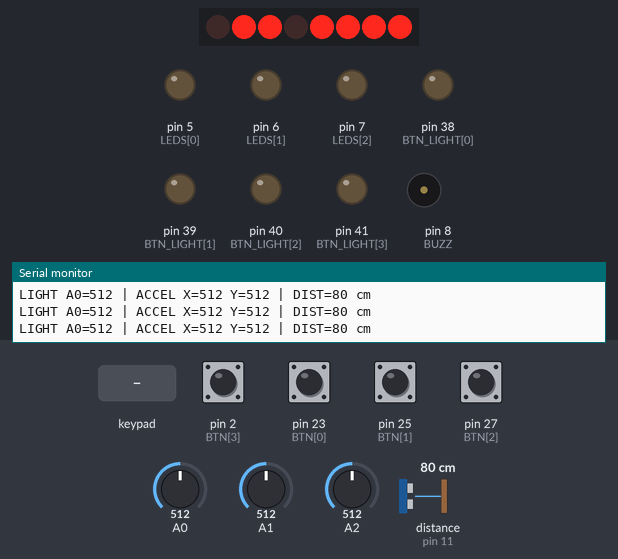
The sketch below on a simulated Arduino Mega 2560, built with avr-gcc and run on an emulated ATmega2560. On the bench: 8 port-expander outputs drawn as a row of LEDs (first output left, lit = HIGH), output pins drawn as LEDs (lit = HIGH), buzzer (waves = sounding, pin HIGH), the last lines printed to the serial monitor. Wiring (inferred from the names in the program): ultrasonic range finder: trigger pin 10; echo pin 11; 4×4 keypad with keys 1 2 3 A 4 5 6 B 7 8 9 C * 0 # D: rows pin 24, pin 32, pin 34, pin 36; columns pin 22, pin 26, pin 28, pin 30; PCF8574 port expander at I2C address 0x20. Wiring (inferred from the signals the program sends): row of LEDs: on Q0, Q1, Q2, Q3, Q4, Q5, Q6, Q7. The test bench sets the inputs (shaded band); at power-on: pin 2 (BTN[3]), pin 23 (BTN[0]), pin 25 (BTN[1]), pin 27 (BTN[2]) HIGH, A0 = 512, A1 = 512, A2 = 512, distance to the obstacle (sensor on pin 11) 80 cm. The echo pulse lasts 58.3 µs per cm; pins used as bus, display or sensor lines are not drawn.

Above: at 4.4 s.
4.5 s: pin 2 (BTN[3]) pulled LOW for 0.15 s
At 5.8 s:
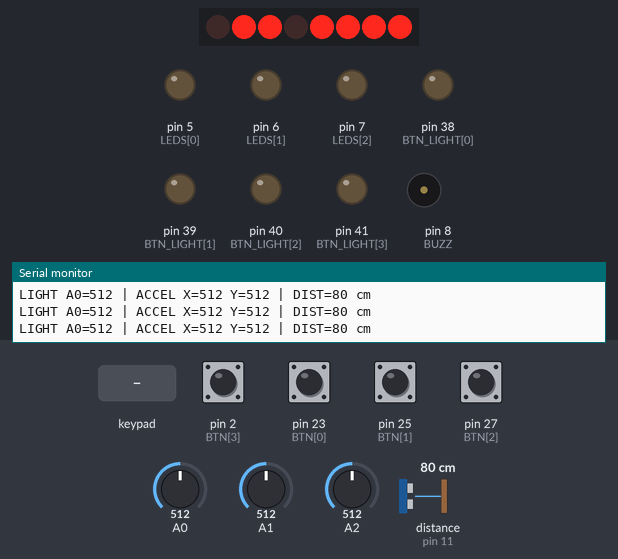
6.1 s: pin 23 (BTN[0]) pulled LOW for 0.15 s
At 7.1 s:
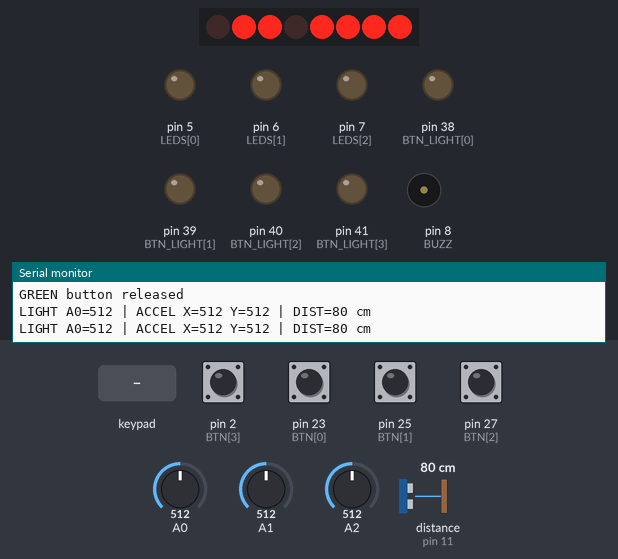
7.7 s: pin 25 (BTN[1]) pulled LOW for 0.15 s
At 8.4 s:
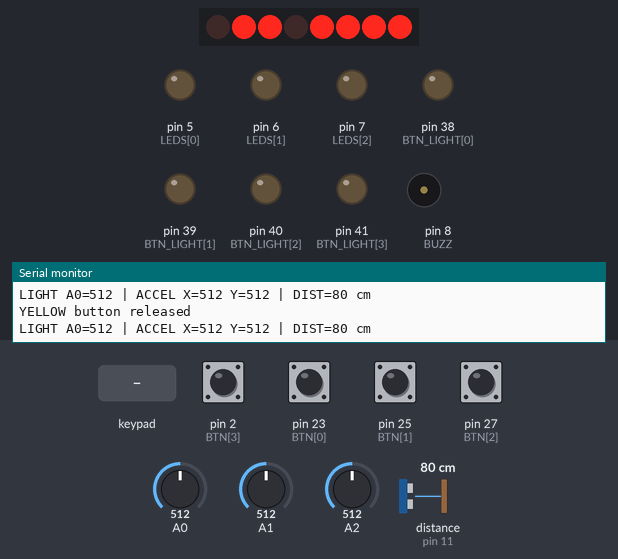
9.3 s: pin 27 (BTN[2]) pulled LOW for 0.15 s
At 10.6 s:
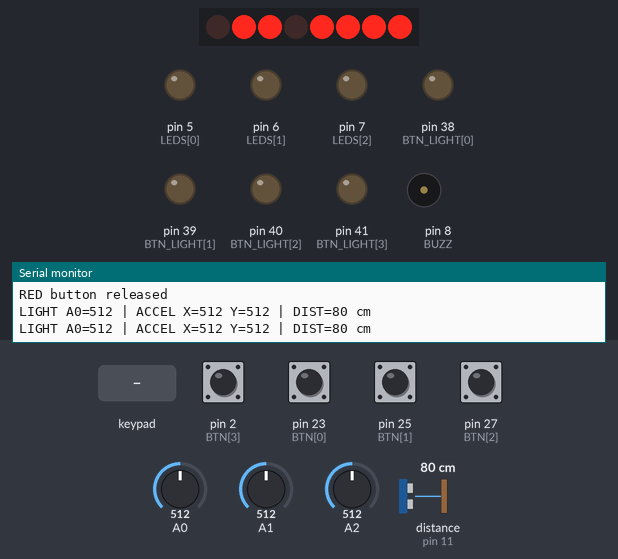
10.9 s: keypad keys 1 2 pressed 0.4 s apart
At 11.14 s:
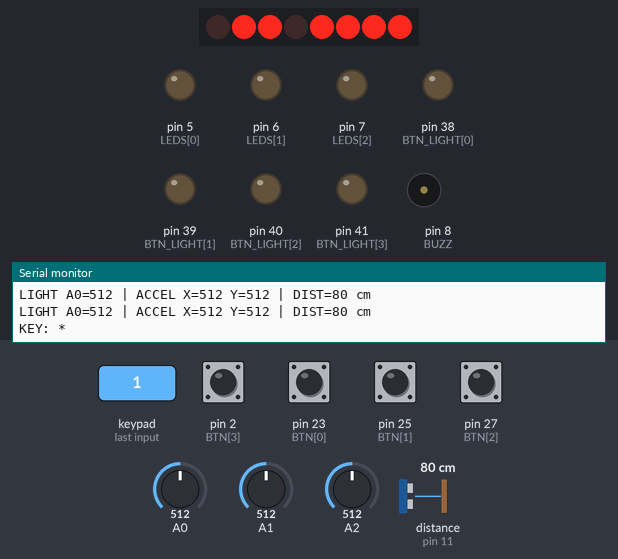
Timing chart, 0 to 13.9 s (numbered marks = the images above; inputs shaded):
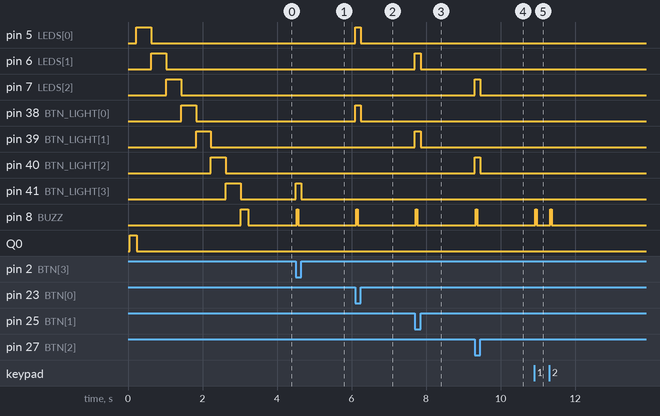

Measured:
- after the input at 4.5 s, pin 41 (BTN_LIGHT[3]): LOW → HIGH at once, → LOW 0.15 s later; pin 8 (BUZZ): LOW → HIGH at once, → LOW 0.04 s later
- after the input at 6.1 s, pin 5 (LEDS[0]), pin 38 (BTN_LIGHT[0]): LOW → HIGH at once, → LOW 0.15 s later; pin 8 (BUZZ): LOW → HIGH at once, → LOW 0.04 s later
- after the input at 7.7 s, pin 6 (LEDS[1]), pin 39 (BTN_LIGHT[1]): LOW → HIGH at once, → LOW 0.15 s later; pin 8 (BUZZ): LOW → HIGH at once, → LOW 0.04 s later
- after the input at 9.3 s, pin 7 (LEDS[2]), pin 40 (BTN_LIGHT[2]): LOW → HIGH at once, → LOW 0.15 s later; pin 8 (BUZZ): LOW → HIGH at once, → LOW 0.04 s later
- after the input at 10.9 s, pin 8 (BUZZ): alternates HIGH for 0.04 s and LOW for 0.36 s, 4 changes in all, then stays LOW, starting at once

The sketch:

HardwareTest.ino
```cpp
// ===== Escape Room - HARDWARE TEST (Arduino Mega) - COE 421L Group 4 =====
// Upload this, open Serial Monitor at 9600 baud, and test each part.
// No extra libraries needed (Wire is built into Arduino IDE).
//
// PIN MAP
//   Keypad holes 1-8 -> 22,24,...,36 (rows 32,34,36,24 / cols 22,26,28,30 in code)
//   LCD SDA 20, SCL 21
//   Buzzer S 8 | (old LilyPad LEDs 5,6,7: removed, still harmless in code)
//   HC-SR04 Trig 10, Echo 11
//   Buttons (NO): green 23, yellow 25, red 27, big red 2
//   Button lights: green 38, yellow 39, red 40, big red 41
//   Light sensor A0 | Accelerometer X A1, Y A2
//   XBee: Serial1 (TX1 18 -> divider -> XBee rx, XBee tx -> RX1 19)

#include <Wire.h>

// ---------- tiny built-in LCD driver (I2C backpack) ----------
class LCD {
  uint8_t addr = 0x27, bl = 0x08;
  void ew(uint8_t d) { Wire.beginTransmission(addr); Wire.write(d | bl); Wire.endTransmission(); }
  void pulse(uint8_t d) { ew(d | 0x04); delayMicroseconds(1); ew(d & ~0x04); delayMicroseconds(50); }
  void w4(uint8_t d) { ew(d); pulse(d); }
  void send(uint8_t v, uint8_t m) { w4((v & 0xF0) | m); w4(((v << 4) & 0xF0) | m); }
  void cmd(uint8_t c) { send(c, 0); }
public:
  void begin(uint8_t a) {
    addr = a; delay(50); ew(0); delay(100);
    w4(0x30); delayMicroseconds(4500);
    w4(0x30); delayMicroseconds(4500);
    w4(0x30); delayMicroseconds(150);
    w4(0x20);
    cmd(0x28); cmd(0x0C); cmd(0x01); delay(2); cmd(0x06);
  }
  void clear() { cmd(0x01); delay(2); }
  void line(uint8_t row, String s) {
    while (s.length() < 16) s += ' ';
    cmd(0x80 | (row ? 0x40 : 0));
    for (int i = 0; i < 16; i++) send(s[i], 1);
  }
};

LCD lcd;

const byte ROWS[4] = {32, 34, 36, 24};   // matches how our keypad is wired
const byte COLS[4] = {22, 26, 28, 30};
const char KEYS[4][4] = {
  {'1', '2', '3', 'A'},
  {'4', '5', '6', 'B'},
  {'7', '8', '9', 'C'},
  {'*', '0', '#', 'D'}
};
const byte LEDS[3] = {5, 6, 7};
const byte BTN[4] = {23, 25, 27, 2};          // green, yellow, red, big red
const byte BTN_LIGHT[4] = {38, 39, 40, 41};
const char* BTN_NAME[4] = {"GREEN", "YELLOW", "RED", "BIG RED"};
const byte BUZZ = 8, TRIG = 10, ECHO = 11;

char lastKey = 0;
bool lastBtn[4] = {false, false, false, false};
unsigned long lastPrint = 0;
bool lcdFound = false;

void beep(int ms) { digitalWrite(BUZZ, HIGH); delay(ms); digitalWrite(BUZZ, LOW); }

char readKeypad() {
  for (int r = 0; r < 4; r++) {
    digitalWrite(ROWS[r], LOW);
    for (int c = 0; c < 4; c++) {
      if (digitalRead(COLS[c]) == LOW) { digitalWrite(ROWS[r], HIGH); return KEYS[r][c]; }
    }
    digitalWrite(ROWS[r], HIGH);
  }
  return 0;
}

long readDistanceCm() {
  digitalWrite(TRIG, LOW); delayMicroseconds(2);
  digitalWrite(TRIG, HIGH); delayMicroseconds(10);
  digitalWrite(TRIG, LOW);
  long d = pulseIn(ECHO, HIGH, 30000);
  return d == 0 ? -1 : d / 58;
}

void setup() {
  Serial.begin(9600);
  Serial1.begin(9600);
  Wire.begin();

  // ---- find the LCD address ----
  Serial.println(F("\n=== HARDWARE TEST ==="));
  for (uint8_t a = 0x20; a <= 0x3F; a++) {
    Wire.beginTransmission(a);
    if (Wire.endTransmission() == 0) {
      Serial.print(F("LCD found at address 0x")); Serial.println(a, HEX);
      lcd.begin(a); lcdFound = true; break;
    }
  }
  if (!lcdFound) Serial.println(F("LCD NOT FOUND -> check SDA 20, SCL 21, VCC, GND"));
  else { lcd.line(0, "Hardware test"); lcd.line(1, "Press a key..."); }

  for (int r = 0; r < 4; r++) { pinMode(ROWS[r], OUTPUT); digitalWrite(ROWS[r], HIGH); }
  for (int c = 0; c < 4; c++) pinMode(COLS[c], INPUT_PULLUP);
  for (int i = 0; i < 3; i++) pinMode(LEDS[i], OUTPUT);
  for (int i = 0; i < 4; i++) { pinMode(BTN[i], INPUT_PULLUP); pinMode(BTN_LIGHT[i], OUTPUT); }
  pinMode(BUZZ, OUTPUT);
  pinMode(TRIG, OUTPUT);
  pinMode(ECHO, INPUT);


  // ---- startup light show: LEDs, then button lights, then a beep ----
  Serial.println(F("LEDs 1-2-3 should blink one by one..."));
  for (int i = 0; i < 3; i++) { digitalWrite(LEDS[i], HIGH); delay(400); digitalWrite(LEDS[i], LOW); }
  Serial.println(F("Button lights green-yellow-red-big should blink..."));
  for (int i = 0; i < 4; i++) { digitalWrite(BTN_LIGHT[i], HIGH); delay(400); digitalWrite(BTN_LIGHT[i], LOW); }
  Serial.println(F("Buzzer should beep once..."));
  beep(200);

  Serial.println(F("\nNOW: press keypad keys and buttons, cover the light sensor,"));
  Serial.println(F("tilt the accelerometer, wave a hand at the ultrasonic sensor.\n"));
  Serial1.println("HELLO FROM MEGA");
}

void loop() {
  // ---- keypad ----
  char k = readKeypad();
  if (k && k != lastKey) {
    Serial.print(F("KEY: ")); Serial.println(k);
    if (lcdFound) lcd.line(1, String("Key pressed: ") + k);
    Serial1.print("KEY "); Serial1.println(k);
    beep(40);
  }
  lastKey = k;

  // ---- buttons: pressing lights up that button + matching LED ----
  for (int i = 0; i < 4; i++) {
    bool pressed = digitalRead(BTN[i]) == LOW;
    digitalWrite(BTN_LIGHT[i], pressed);
    if (i < 3) digitalWrite(LEDS[i], pressed);
    if (pressed != lastBtn[i]) {
      Serial.print(BTN_NAME[i]); Serial.println(pressed ? F(" button PRESSED") : F(" button released"));
      if (pressed) {
        if (lcdFound) lcd.line(1, String(BTN_NAME[i]) + " pressed");
        Serial1.print("BTN "); Serial1.println(BTN_NAME[i]);
        beep(40);
      }
      lastBtn[i] = pressed;
    }
  }

  // ---- XBee: show anything the laptop sends ----
  while (Serial1.available()) {
    String msg = Serial1.readStringUntil('\n');
    Serial.print(F("XBEE RECEIVED: ")); Serial.println(msg);
    if (lcdFound) lcd.line(0, "XBee: " + msg);
  }

  // ---- sensors, printed twice a second ----
  if (millis() - lastPrint > 500) {
    lastPrint = millis();
    Serial.print(F("LIGHT A0=")); Serial.print(analogRead(A0));
    Serial.print(F(" | ACCEL X=")); Serial.print(analogRead(A1));
    Serial.print(F(" Y=")); Serial.print(analogRead(A2));
    long cm = readDistanceCm();
    Serial.print(F(" | DIST=")); if (cm < 0) Serial.println(F("--")); else { Serial.print(cm); Serial.println(F(" cm")); }
  }
}
```
